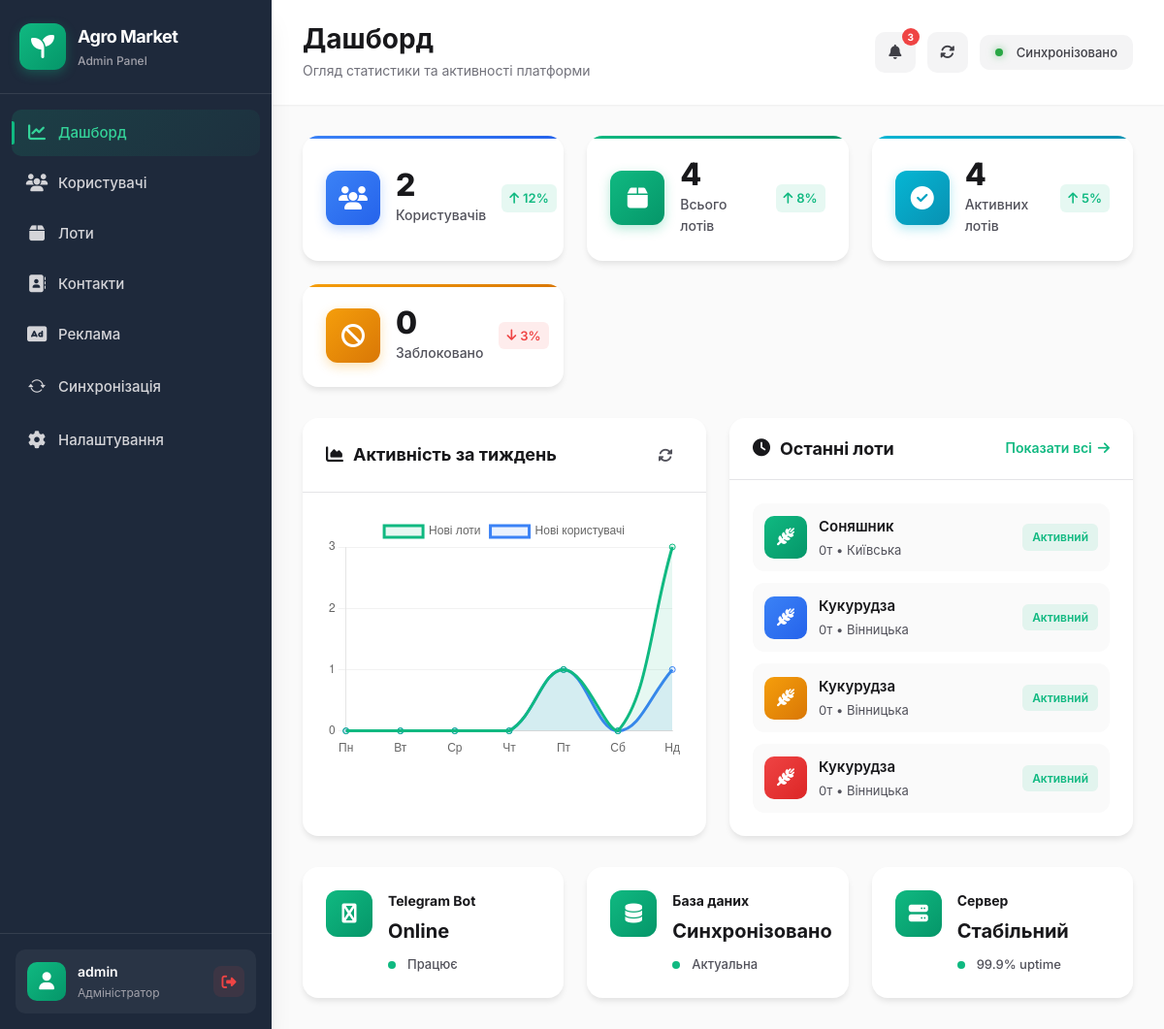
The page /dashboard (signed in) on the database its author committed.
### tables this page shows
CREATE TABLE lots (
                                                id INTEGER PRIMARY KEY AUTOINCREMENT,
                                                owner_user_id INTEGER NOT NULL,
                                                type TEXT NOT NULL,
                                                crop TEXT NOT NULL,
                                                volume_tons REAL NOT NULL DEFAULT 0,
                                                volume REAL,
                                                region TEXT NOT NULL,
                                                location TEXT,
                                                price REAL,
                                                comment TEXT,
                                                quality_json TEXT NOT NULL DEFAULT '{}',
                                                views_count INTEGER NOT NULL DEFAULT 0,
                                                status TEXT NOT NULL DEFAULT 'active',
                                                created_at TEXT DEFAULT CURRENT_TIMESTAMP,
                                                updated_at TEXT
            );

### src/web_panel/app.py (the view)
    @app.get("/dashboard")
    @login_required
    def dashboard():
        conn = get_conn()
        stats = {
            "users": 0,
            "lots": 0,
            "active_lots": 0,
            "banned": 0,
        }
        if _has_table(conn, "users"):
            try:
                stats["users"] = conn.execute("SELECT COUNT(*) AS c FROM users").fetchone()["c"]
                if _has_col(conn, "users", "is_banned"):
                    stats["banned"] = conn.execute("SELECT COUNT(*) AS c FROM users WHERE is_banned=1").fetchone()["c"]
            except Exception:
                pass
        if _has_table(conn, "lots"):
            try:
                stats["lots"] = conn.execute("SELECT COUNT(*) AS c FROM lots").fetchone()["c"]
                cols = _table_cols(conn, "lots")
                if "status" in cols:
                    stats["active_lots"] = conn.execute(
                        "SELECT COUNT(*) AS c FROM lots WHERE status IN ('active', 'open', 'published')"
                    ).fetchone()["c"]
                elif "is_active" in cols:
                    stats["active_lots"] = conn.execute("SELECT COUNT(*) AS c FROM lots WHERE is_active=1").fetchone()["c"]
                elif "is_closed" in cols:
                    stats["active_lots"] = conn.execute("SELECT COUNT(*) AS c FROM lots WHERE is_closed=0").fetchone()["c"]
            except Exception:
                pass
        weekly_data = {
            "labels": [],
            "new_users": [],
            "new_lots": []
        }
        if _has_table(conn, "users") and _has_col(conn, "users", "created_at"):
            try:
                for i in range(6, -1, -1):
                    day_offset = i
                    day_data = conn.execute(
                        """SELECT COUNT(*) as c FROM users
                           WHERE date(created_at) = date('now', '-' || ? || ' days')""",
                        (day_offset,)
                    ).fetchone()
                    weekly_data["new_users"].append(day_data["c"] if day_data else 0)
            except Exception as e:
                weekly_data["new_users"] = [0] * 7
        if _has_table(conn, "lots") and _has_col(conn, "lots", "created_at"):
            try:
                for i in range(6, -1, -1):
                    day_offset = i
                    day_data = conn.execute(
                        """SELECT COUNT(*) as c FROM lots
                           WHERE date(created_at) = date('now', '-' || ? || ' days')""",
                        (day_offset,)
                    ).fetchone()
                    weekly_data["new_lots"].append(day_data["c"] if day_data else 0)
            except Exception as e:
                weekly_data["new_lots"] = [0] * 7
        import datetime
        for i in range(6, -1, -1):
            date = datetime.datetime.now() - datetime.timedelta(days=i)
            day_name = ['Пн', 'Вт', 'Ср', 'Чт', 'Пт', 'Сб', 'Нд'][date.weekday()]
            weekly_data["labels"].append(day_name)
        recent_lots = []
        if _has_table(conn, "lots"):
            try:
                recent_lots = conn.execute(
                    "SELECT * FROM lots ORDER BY id DESC LIMIT 4"
                ).fetchall()
            except Exception:
                pass
        conn.close()
        return render_template("dashboard.html", stats=stats, weekly_data=weekly_data, recent_lots=recent_lots)

### src/web_panel/app.py (called while the page is built)
def _has_table(conn, table: str) -> bool:
    row = conn.execute(
        "SELECT name FROM sqlite_master WHERE type='table' AND name=?",
        (table,)
    ).fetchone()
    return bool(row)

def _table_cols(conn, table: str) -> list:
    try:
        return [row["name"] for row in conn.execute(f"PRAGMA table_info({table})").fetchall()]
    except Exception:
        return []

def _has_col(conn, table: str, col: str) -> bool:
    return col in _table_cols(conn, table)

### src/web_panel/db.py (called while the page is built)
def get_conn() -> sqlite3.Connection:
    DB_PATH.parent.mkdir(parents=True, exist_ok=True)
    conn = sqlite3.connect(str(DB_PATH))
    conn.row_factory = sqlite3.Row
    return conn

### src/web_panel/templates/dashboard.html (shortened to what this page needs)
{% extends "base.html" %}
{% block page_title %}Дашборд{% endblock %}
{% block page_description %}Огляд статистики та активності платформи{% endblock %}
{% block content %}
<div class="dashboard-container">
  <div class="stats-grid">
    <div class="stat-card stat-primary">
      <div class="stat-icon">
        <i class="fas fa-users"></i>
      </div>
      <div class="stat-content">
        <div class="stat-value">{{ stats.users }}</div>
        <div class="stat-label">Користувачів</div>
      </div>
      <div class="stat-trend trend-up">
        <i class="fas fa-arrow-up"></i>
        <span>12%</span>
      </div>
    </div>
    <div class="stat-card stat-success">
      <div class="stat-icon">
        <i class="fas fa-box"></i>
      </div>
      <div class="stat-content">
        <div class="stat-value">{{ stats.lots }}</div>
        <div class="stat-label">Всього лотів</div>
      </div>
      <div class="stat-trend trend-up">
        <i class="fas fa-arrow-up"></i>
        <span>8%</span>
      </div>
    </div>
    <div class="stat-card stat-info">
      <div class="stat-icon">
        <i class="fas fa-check-circle"></i>
      </div>
      <div class="stat-content">
        <div class="stat-value">{{ stats.active_lots }}</div>
        <div class="stat-label">Активних лотів</div>
      </div>
      <div class="stat-trend trend-up">
        <i class="fas fa-arrow-up"></i>
        <span>5%</span>
      </div>
    </div>
    <div class="stat-card stat-warning">
      <div class="stat-icon">
        <i class="fas fa-ban"></i>
      </div>
      <div class="stat-content">
        <div class="stat-value">{{ stats.banned }}</div>
        <div class="stat-label">Заблоковано</div>
      </div>
      <div class="stat-trend trend-down">
        <i class="fas fa-arrow-down"></i>
        <span>3%</span>
      </div>
    </div>
  </div>
  <div class="dashboard-grid">
    <div class="dashboard-card">
      <div class="card-header">
        <h3 class="card-title">
          <i class="fas fa-chart-area"></i>
          Активність за тиждень
        </h3>
        <div class="card-actions">
          <button class="btn-icon" title="Оновити">
            <i class="fas fa-sync-alt"></i>
          </button>
        </div>
      </div>
      <div class="card-body">
        <canvas id="activityChart" height="250"></canvas>
      </div>
    </div>
    <div class="dashboard-card">
      <div class="card-header">
        <h3 class="card-title">
          <i class="fas fa-clock"></i>
          Останні лоти
        </h3>
        <a href="/lots" class="btn-text">
          Показати всі <i class="fas fa-arrow-right"></i>
        </a>
      </div>
      <div class="card-body">
        <div class="recent-items">
          {% if recent_lots %}
            {% for lot in recent_lots %}
            <div class="recent-item">
              <div class="item-icon item-icon-{{ 'success' if loop.index0 == 0 else 'info' if loop.index0 == 1 else 'warning' if loop.index0 == 2 else 'danger' }}">
                <i class="fas fa-wheat-awn"></i>
              </div>
              <div class="item-content">
                <div class="item-title">{{ lot['crop'] or 'Культура' }}</div>
                <div class="item-meta">{{ lot['volume'] or '0' }}т • {{ lot['region'] or 'Регіон' }}</div>
              </div>
              <div class="item-badge badge-{{ 'success' if lot['status'] == 'active' else 'warning' if lot['status'] == 'pending' else 'danger' }}">
                {{ 'Активний' if lot['status'] == 'active' else 'Очікує' if lot['status'] == 'pending' else 'Закрито' }}
              </div>
            </div>
            {% endfor %}
          {% endif %}
        </div>
      </div>
    </div>
  </div>
  <div class="info-grid">
    <div class="info-card">
      <div class="info-icon">
        <i class="fas fa-telegram"></i>
      </div>
      <div class="info-content">
        <div class="info-title">Telegram Bot</div>
        <div class="info-value">Online</div>
        <div class="info-status status-online">
          <span class="status-dot"></span>
          Працює
        </div>
      </div>
    </div>
    <div class="info-card">
      <div class="info-icon">
        <i class="fas fa-database"></i>
      </div>
      <div class="info-content">
        <div class="info-title">База даних</div>
        <div class="info-value">Синхронізовано</div>
        <div class="info-status status-online">
          <span class="status-dot"></span>
          Актуальна
        </div>
      </div>
    </div>
    <div class="info-card">
      <div class="info-icon">
        <i class="fas fa-server"></i>
      </div>
      <div class="info-content">
        <div class="info-title">Сервер</div>
        <div class="info-value">Стабільний</div>
        <div class="info-status status-online">
          <span class="status-dot"></span>
          99.9% uptime
        </div>
      </div>
    </div>
  </div>
</div>
<script>
// Activity Chart з реальними даними
const ctx = document.getElementById('activityChart');
if (ctx) {
  const weeklyData = {{ weekly_data | tojson | safe }};
  new Chart(ctx, {
    type: 'line',
    data: {
      labels: weeklyData.labels || ['Пн', 'Вт', 'Ср', 'Чт', 'Пт', 'Сб', 'Нд'],
      datasets: [{
        label: 'Нові лоти',
        data: weeklyData.new_lots || [0, 0, 0, 0, 0, 0, 0],
        borderColor: '#10b981',
        backgroundColor: 'rgba(16, 185, 129, 0.1)',
        tension: 0.4,
        fill: true
      }, {
        label: 'Нові користувачі',
        data: weeklyData.new_users || [0, 0, 0, 0, 0, 0, 0],
        borderColor: '#3b82f6',
        backgroundColor: 'rgba(59, 130, 246, 0.1)',
        tension: 0.4,
        fill: true
      }]
    },
    options: {
      responsive: true,
      maintainAspectRatio: false,
      plugins: {
        legend: {
          display: true,
          position: 'top',
        },
        tooltip: {
          mode: 'index',
          intersect: false,
        }
      },
      scales: {
        y: {
          beginAtZero: true,
          grid: {
            color: 'rgba(0, 0, 0, 0.05)'
          },
          ticks: {
            stepSize: 1,
            precision: 0
          }
        },
        x: {
          grid: {
            display: false
          }
        }
      }
    }
  });
}
</script>
{% endblock %}

### src/web_panel/templates/base.html (shortened to what this page needs)
<!doctype html>
<html lang="uk">
<head>
  <link href="https://cdn.jsdelivr.net/npm/bootstrap@5.3.3/dist/css/bootstrap.min.css" rel="stylesheet">
  <link rel="stylesheet" href="https://cdn.jsdelivr.net/npm/bootstrap-icons@1.11.3/font/bootstrap-icons.min.css">
  <link rel="stylesheet" href="https://cdnjs.cloudflare.com/ajax/libs/font-awesome/6.5.1/css/all.min.css">
  <link rel="stylesheet" href="{{ url_for('static', filename='css/main.css') }}">
</head>
<body>
  {% if current_user.is_authenticated %}
  <div class="app-container">
    <aside class="sidebar" id="sidebar">
      <div class="sidebar-header">
        <div class="logo-container">
          <div class="logo-icon">
            <i class="fas fa-seedling"></i>
          </div>
          <div class="logo-text">
            <div class="logo-title">Agro Market</div>
            <div class="logo-subtitle">Admin Panel</div>
          </div>
        </div>
      </div>
      <nav class="sidebar-nav">
        <a href="/dashboard" class="nav-item {% if request.path.startswith('/dashboard') %}active{% endif %}">
          <div class="nav-icon">
            <i class="fas fa-chart-line"></i>
          </div>
          <span class="nav-text">Дашборд</span>
          <div class="nav-indicator"></div>
        </a>
        <a href="/users" class="nav-item {% if request.path.startswith('/users') %}active{% endif %}">
          <div class="nav-icon">
            <i class="fas fa-users"></i>
          </div>
          <span class="nav-text">Користувачі</span>
        </a>
        <a href="/lots" class="nav-item {% if request.path.startswith('/lots') %}active{% endif %}">
          <div class="nav-icon">
            <i class="fas fa-box"></i>
          </div>
          <span class="nav-text">Лоти</span>
        </a>
        <a href="/contacts" class="nav-item {% if request.path.startswith('/contacts') %}active{% endif %}">
          <div class="nav-icon">
            <i class="fas fa-address-book"></i>
          </div>
          <span class="nav-text">Контакти</span>
        </a>
        <a href="/advertisements" class="nav-item {% if request.path.startswith('/advertisements') %}active{% endif %}">
          <div class="nav-icon">
            <i class="fas fa-ad"></i>
          </div>
          <span class="nav-text">Реклама</span>
        </a>
        <a href="/sync" class="nav-item {% if request.path.startswith('/sync') %}active{% endif %}">
          <div class="nav-icon">
            <i class="bi bi-arrow-repeat"></i>
          </div>
          <span class="nav-text">Синхронізація</span>
        </a>
        <a href="/settings" class="nav-item {% if request.path.startswith('/settings') %}active{% endif %}">
          <div class="nav-icon">
            <i class="fas fa-cog"></i>
          </div>
          <span class="nav-text">Налаштування</span>
        </a>
      </nav>
      <div class="sidebar-footer">
        <div class="user-card">
          <div class="user-avatar">
            <i class="fas fa-user"></i>
          </div>
          <div class="user-info">
            <div class="user-name">{{ current_user.id }}</div>
            <div class="user-role">Адміністратор</div>
          </div>
          <a href="/logout" class="logout-btn" title="Вийти">
            <i class="fas fa-sign-out-alt"></i>
          </a>
        </div>
      </div>
    </aside>
    <main class="main-content" id="mainContent">
      <header class="topbar">
        <div class="topbar-left">
          <h1 class="page-title">{% block page_title %}{% endblock %}</h1>
          <p class="page-description">{% block page_description %}{% endblock %}</p>
        </div>
        <div class="topbar-right">
          <div class="topbar-actions">
            <button class="topbar-btn" id="notificationBtn">
              <i class="fas fa-bell"></i>
              <span class="notification-badge">3</span>
            </button>
            <button class="topbar-btn" id="syncBtn" title="Синхронізація з ботом" onclick="window.location.href='/sync'">
              <i class="fas fa-sync-alt"></i>
            </button>
            <div class="sync-status" id="syncStatus">
              <span class="status-dot status-success"></span>
              <span class="status-text">Синхронізовано</span>
            </div>
          </div>
        </div>
      </header>
      <div class="content-area">
        {% block content %}{% endblock %}
      </div>
    </main>
  </div>
  {% else %}
    <div class="login-wrapper">
      {% block content_login %}{% endblock %}
    </div>
  {% endif %}
</body>
</html>

### src/web_panel/templates/base.html (style rules this page uses)
.status-dot { width: 8px; height: 8px; border-radius: 50%; display: inline-block; margin-right: 6px; }
.status-success { background-color: #28a745; box-shadow: 0 0 8px rgba(40, 167, 69, 0.6); }

### rows shown on the page
lots: crop "Соняшник", views_count "0", region "Київська", status "Активний"
lots: crop "Кукурудза", views_count "0", region "Вінницька", status "Активний"
lots: crop "Кукурудза", views_count "0", region "Вінницька", status "Активний"
lots: crop "Кукурудза", views_count "0", region "Вінницька", status "Активний"

### other values the page prints
{{ current_user.id }} "admin"
{{ stats.users }} "2"
{{ stats.lots }} "4"
{{ stats.active_lots }} "4"
{{ stats.banned }} "0"
